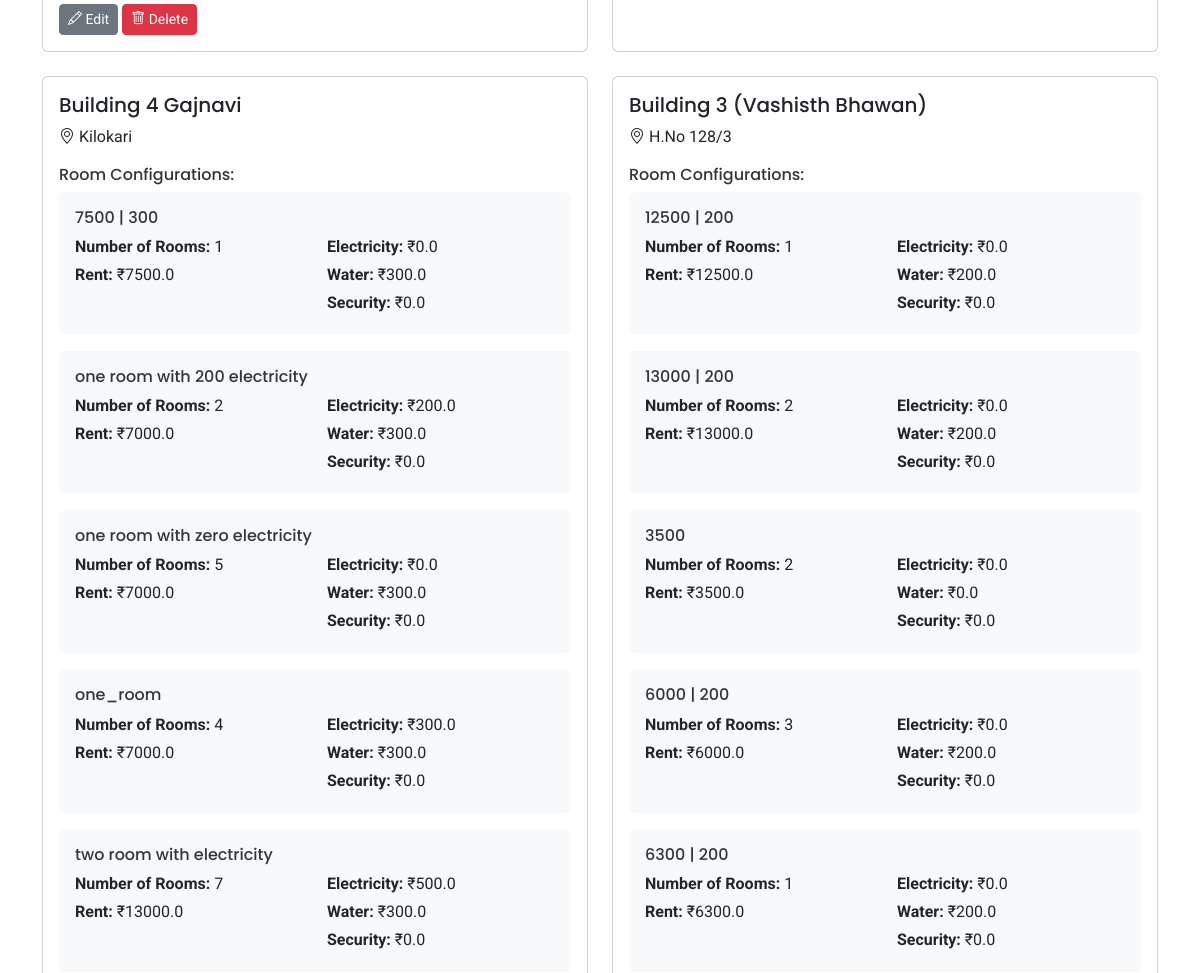
Page /my-properties (signed in, middle part) on the earlier database version.
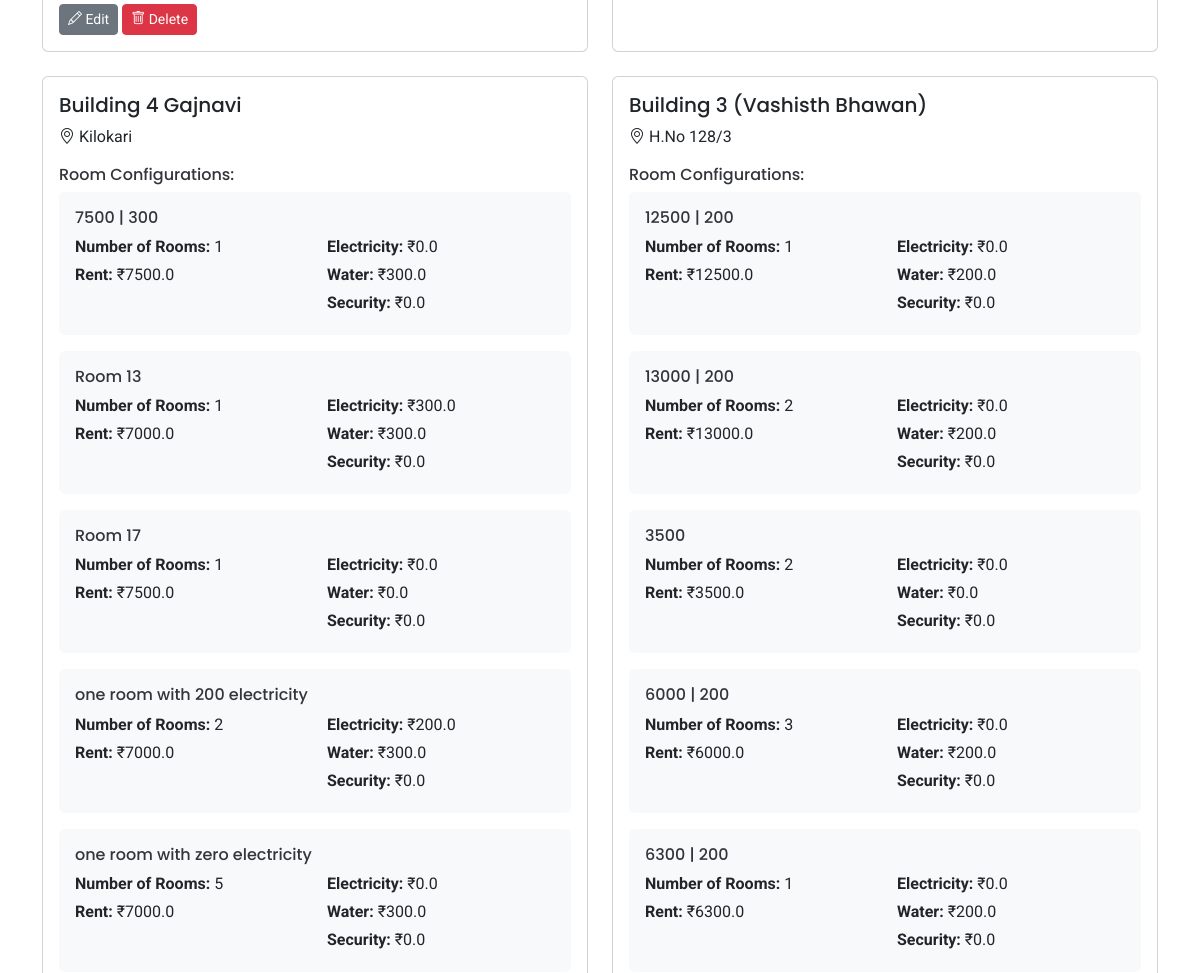
Same page on the later database version.
### tables this page shows
CREATE TABLE room_configurations
                 (id INTEGER PRIMARY KEY AUTOINCREMENT,
                  property_id INTEGER NOT NULL,
                  room_type TEXT NOT NULL,
                  room_count INTEGER NOT NULL,
                  rent REAL NOT NULL,
                  electricity_charge REAL NOT NULL,
                  water_charge REAL NOT NULL,
                  security_deposit REAL NOT NULL,
                  FOREIGN KEY (property_id) REFERENCES properties (id));

CREATE TABLE properties
                 (id INTEGER PRIMARY KEY AUTOINCREMENT,
                  name TEXT NOT NULL,
                  address TEXT NOT NULL,
                  user_id INTEGER NOT NULL,
                  FOREIGN KEY (user_id) REFERENCES users (id));

### app/routes.py (the view)
@app.route('/my-properties')
def my_properties():
    if 'user_id' not in session:
        flash('Please login to access this page', 'warning')
        return redirect(url_for('login'))
    conn = get_db()
    c = conn.cursor()
    properties_data = c.execute('''
        SELECT p.id, p.name, p.address,
               rc.id as room_config_id, rc.room_type, rc.room_count,
               rc.rent, rc.electricity_charge, rc.water_charge, rc.security_deposit
        FROM properties p
        LEFT JOIN room_configurations rc ON p.id = rc.property_id
        WHERE p.user_id = ?
        ORDER BY p.id, rc.room_type -- Order by property and then room type
    ''', (session['user_id'],)).fetchall()
    formatted_properties = []
    current_property = None
    for row in properties_data:
        if current_property is None or current_property['id'] != row['id']:
            if current_property is not None:
                formatted_properties.append(current_property)
            current_property = {
                'id': row['id'],
                'name': row['name'],
                'address': row['address'],
                'room_configurations': [] # Renamed key to be more accurate
            }
        if row['room_config_id']: # Check if rc.id is not NULL
             current_property['room_configurations'].append({
                'id': row['room_config_id'],
                'room_type': row['room_type'],
                'room_count': row['room_count'],
                'rent': row['rent'],
                'electricity_charge': row['electricity_charge'],
                'water_charge': row['water_charge'],
                'security_deposit': row['security_deposit']
            })
    if current_property is not None:
        formatted_properties.append(current_property)
    conn.close()
    return render_template('my_properties.html',
                         properties=formatted_properties)

### app/routes.py (called while the page is built)
def get_db():
    conn = sqlite3.connect('rentease.db')
    conn.row_factory = sqlite3.Row
    return conn

### app/templates/my_properties.html (shortened to what this page needs)
<!DOCTYPE html>
<html lang="en">
<head>
  <link href="{{ url_for('static', filename='assets/vendor/bootstrap/css/bootstrap.min.css') }}" rel="stylesheet">
  <link href="{{ url_for('static', filename='assets/vendor/bootstrap-icons/bootstrap-icons.css') }}" rel="stylesheet">
  <link href="{{ url_for('static', filename='assets/vendor/aos/aos.css') }}" rel="stylesheet">
  <link href="{{ url_for('static', filename='assets/css/main.css') }}" rel="stylesheet">
</head>
<body class="index-page">
  <main class="main" style="margin-top: 100px;">
    <div class="container mt-5">
      {% if properties %}
        <div class="row">
          {% for property in properties %}
          <div class="col-md-6 mb-4">
            <div class="card h-100">
              <div class="card-body">
                <h5 class="card-title">{{ property.name }}</h5>
                <p class="card-text"><i class="bi bi-geo-alt"></i> {{ property.address }}</p>
                <div class="mt-3">
                  <h6>Room Configurations:</h6>
                  {% for room_config in property.room_configurations %}
                  <div class="mb-3 p-3 bg-light rounded">
                    <h6 class="mb-2">{{ room_config.room_type }}</h6>
                    <div class="row">
                      <div class="col-6">
                        {% if room_config.room_count is not none %}
                            <p class="mb-1"><strong>Number of Rooms:</strong> {{ room_config.room_count }}</p>
                        {% endif %}
                        <p class="mb-1"><strong>Rent:</strong> ₹{{ room_config.rent }}</p>
                      </div>
                      <div class="col-6">
                        <p class="mb-1"><strong>Electricity:</strong> ₹{{ room_config.electricity_charge }}</p>
                        <p class="mb-1"><strong>Water:</strong> ₹{{ room_config.water_charge }}</p>
                        <p class="mb-1"><strong>Security:</strong> ₹{{ room_config.security_deposit }}</p>
                      </div>
                    </div>
                  </div>
                  {% endfor %}
                  <div class="mt-3">
                    <div>
                      <a href="{{ url_for('edit_property', property_id=property.id) }}" class="btn btn-secondary btn-sm">
                        <i class="bi bi-pencil"></i> Edit
                      </a>
                      <button type="button" class="btn btn-danger btn-sm" data-bs-toggle="modal" data-bs-target="#deletePropertyModal{{ property.id }}">
                        <i class="bi bi-trash"></i> Delete
                      </button>
                    </div>
                  </div>
                </div>
              </div>
            </div>
          </div>
          {% endfor %}
        </div>
      {% else %}
        <div class="alert alert-info">
          You haven't added any properties yet. Click the "Add New Property" button to get started!
        </div>
      {% endif %}
    </div>
  </main>
</body>
</html>

### app/static/assets/css/main.css (style rules this page uses)
:root { --default-font: "Roboto", system-ui, -apple-system, "Segoe UI", Roboto, "Helvetica Neue", Arial, "Noto Sans", "Liberation Sans", sans-serif, "Apple Color Emoji", "Segoe UI Emoji", "Segoe UI Symbol", "Noto Color Emoji"; --heading-font: "Poppins", sans-serif; --nav-font: "Raleway", sans-serif; }
:root { --background-color: #ffffff; --default-color: #212529; --heading-color: #32353a; --accent-color: #5d57f4; --surface-color: #ffffff; --contrast-color: #ffffff; }
:root { --nav-color: #3a3939; --nav-hover-color: #5d57f4; --nav-mobile-background-color: #ffffff; --nav-dropdown-background-color: #ffffff; --nav-dropdown-color: #3a3939; --nav-dropdown-hover-color: #5d57f4; }
:root { scroll-behavior: smooth; }
body { color: var(--default-color); background-color: var(--background-color); font-family: var(--default-font); }
a { color: var(--accent-color); text-decoration: none; transition: 0.3s; }
h1, h2, h3, h4, h5, h6 { color: var(--heading-color); font-family: var(--heading-font); }

Differences in the rows shown:
no longer on this page (row unchanged): room_configurations: room_type "one_room", room_count "4", rent "7000.0", electricity_charge "300.0", water_charge "300.0", security_deposit "0.0", shown under "Building 4 Gajnavi"
no longer on this page (row unchanged): room_configurations: room_type "two room with electricity", room_count "7", rent "13000.0", electricity_charge "500.0", water_charge "300.0", security_deposit "0.0", shown under "Building 4 Gajnavi"
added room_configurations: room_type "Room 13", room_count "1", rent "7000.0", electricity_charge "300.0", water_charge "300.0", security_deposit "0.0", shown under "Building 4 Gajnavi"
added room_configurations: room_type "Room 17", room_count "1", rent "7500.0", electricity_charge "0.0", water_charge "0.0", security_deposit "0.0", shown under "Building 4 Gajnavi"
